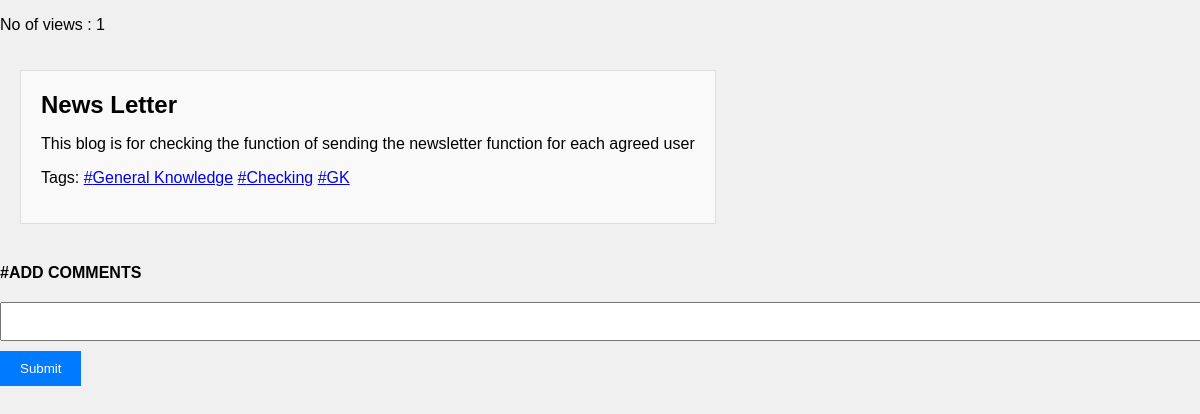
The page /blog/49 (signed in) on the database its author committed.
### apps/models.py (models this page shows, shortened)
class Blogs(models.Model):
    blog_title= models.CharField(max_length=100)
    blog_description = models.TextField()
    host=models.ForeignKey(User,on_delete=models.CASCADE,null=True,blank=True)
    tags = models.ManyToManyField(Tag, blank=True)
    STATUS_CHOICES = [
        ('Pending', 'Pending'),
        ('Approved', 'Approved'),
        ('Rejected', 'Rejected'),
    ]
    status = models.CharField(max_length=10, choices=STATUS_CHOICES, default='Approved')
    created = models.DateTimeField(auto_now_add=True)
    last_updated = models.DateTimeField(auto_now=True)
    class Meta:
        ordering = ['-last_updated','-created']

class Tag(models.Model):
    blog_tags = models.CharField(max_length=50)

### apps/views.py (the view)
# urls.py: path('blog/<int:pk>',views.blogs,name='blog'),
@login_required(login_url='Signin')
def blogs(request, pk):
    blog = Blogs.objects.get(id=pk)
    comments = Comments.objects.filter(blog=blog)
    view_count_key = f'blog_view_count_{pk}'
    view_count = cache.get(view_count_key, 0)
    if not request.session.get(f'visited_blog_{pk}', False):
        view_count += 1
        request.session[f'visited_blog_{pk}'] = True
        cache.set(view_count_key, view_count)
    if request.method == 'POST':
        ccc = request.POST['ccc']
        comment = Comments(blog=blog, text=ccc, host=request.user)
        comment.save()
    blog_url = request.build_absolute_uri(reverse('blog', args=[pk]))
    context = {'blogs': blog, 'comments': comments, 'blog_url': blog_url,'view_count':view_count}
    return render(request, 'apps/BlogPage.html', context)

### apps/templates/apps/BlogPage.html (shortened to what this page needs)
{% extends 'main.html' %}
{% block content %}
<p>No of views : {{view_count}}</p>
<div class="blog-content">
    <div class="blog-card">
        <h2 class="blog-title">{{blogs.blog_title}}</h2>
        <p class="blog-description">
            {{ blogs.blog_description }}
        </p>
        <p>
            Tags:
            {% for tag in blogs.tags.all %}
                <a href="{% url 'home' %}?q={{ tag.blog_tags }}">#{{ tag.blog_tags }}</a>
            {% endfor %}
        </p>
    </div>
</div>
<div>
        <b>#ADD COMMENTS</b>
</div>
<div class="comments-box">
    <div>
        <form action="" method="post">
        <input type="text" name="ccc" id="">
        <input type="submit" value="Submit">
        </form>
    </div>
</div>
{% endblock content %}

### apps/templates/apps/BlogPage.html (style rules this page uses)
body { font-family: Arial, sans-serif; background-color: #f0f0f0; margin: 0; padding: 0; }
.blog-content { display: flex; flex-direction: row; justify-content: flex-start; padding: 20px; }
.blog-card { background: #f9f9f9; padding: 20px; margin: 0 0 20px; border: 1px solid #ddd; }
.blog-title { font-size: 24px; margin: 0; }
.blog-description { font-size: 16px; }
.comments-box { margin-top: 20px; }
form { margin-top: 20px; }
form input[type="text"] { width: 100%; padding: 10px; margin-bottom: 10px; }
form input[type="submit"] { background-color: #007bff; color: #fff; padding: 10px 20px; border: none; cursor: pointer; }

### rows shown on the page
Blogs: blog_title "News Letter", blog_description "This blog is for checking the function of sending the newsletter function for each agreed user"
Tag: blog_tags "General Knowledge"
Tag: blog_tags "Checking"
Tag: blog_tags "GK"

### other values the page prints
{{ view_count }} "1"
